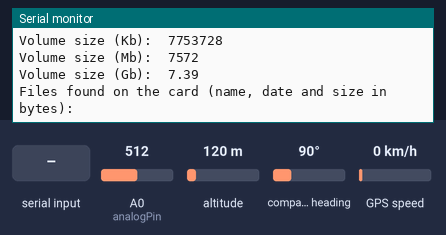
Simulated run of this sketch. Board: Arduino Uno, built with avr-gcc and run on an emulated ATmega328P. Shown: the last lines printed to the serial monitor. Inputs (shaded band) come from the test bench; at power-on: A0 (analogPin) = 512, altitude 120 m, compass heading 90°, GPS speed 0 km/h. The local clock reads 2024-03-15 10:24:30 at power-on unless the sketch sets it; storage starts empty; the GPS gets a fix after 3 s at 37.7749, -122.4194 with 8 satellites.

Above: at 1.5 s.
1.6 s: "2" received over Serial
At 2.0 s:
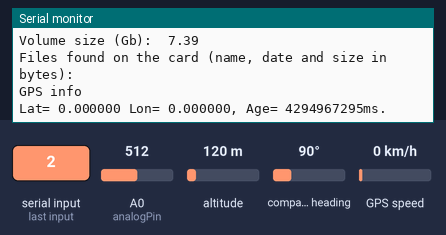
3.1 s: "3" received over Serial
At 3.2 s:
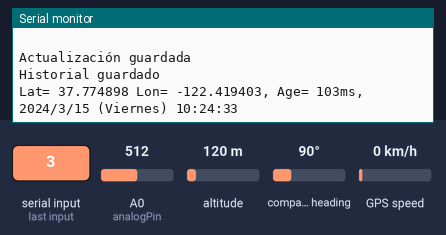
4.6 s: "4" received over Serial
At 4.7 s:
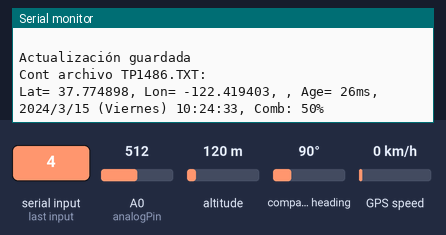
6.1 s: "5" received over Serial
At 6.2 s:
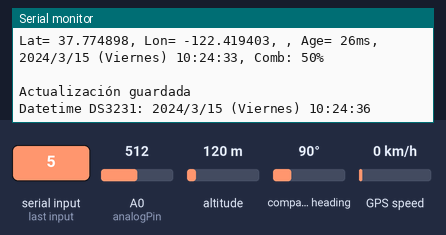
7.6 s: "0" received over Serial
At 7.7 s:
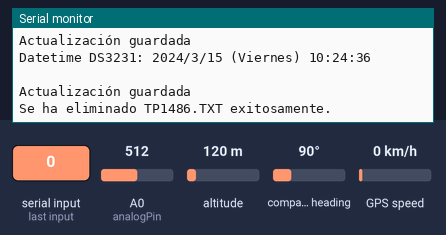

The sketch:

FINAL2.ino
```cpp
#include <SPI.h>
#include <SD.h>
#include <TinyGPS++.h>
#include <SoftwareSerial.h>
#include <Wire.h>
#include <RTClib.h>

RTC_DS3231 rtc; // variable para leer el reloj

char daysOfTheWeek[7][12] = {"Domingo", "Lunes", "Martes", "Miercoles", "Jueves", "Viernes", "Sábado"}; // arreglo de dias

static const int RXPin = 10, TXPin = 9;
static const uint32_t GPSBaud = 9600;
int incomingByte = 0; //this is for serial read

// The TinyGPS++ object
TinyGPSPlus gps;

// The serial connection to the GPS device
SoftwareSerial ss(RXPin, TXPin);

unsigned long previousMillis = 0; // variable para la lectura del gps cada X tiempo
const long interval = 500; // tiempo de intervalo de lecturas
char nombrearchivo[ ] = "TP1486.TXT"; // nombre del archivo a crear en la micro sd
const int analogPin = A0; // puerto del potenciometro
int value;      //variable que almacena la lectura analógica raw
int position;   //posicion del potenciometro en tanto por ciento

// set up variables using the SD utility library functions:
Sd2Card card;
SdVolume volume;
SdFile root;

File archivo; //variable para el archivo de la micro sd

// change this to match your SD shield or module;
// Arduino Ethernet shield: pin 4
const int chipSelect = 4;

void setup() {
  Serial.begin(9600);
  ss.begin(GPSBaud);

  if (! rtc.begin()) {
    Serial.println("Couldn't find RTC");
    while (1);
  }
  if (rtc.lostPower()) {
    Serial.println("RTC lost power, lets set the time!");
    // following line sets the RTC to the date & time this sketch was compiled
    rtc.adjust(DateTime(F(__DATE__), F(__TIME__)));
    // This line sets the RTC with an explicit date & time, for example to set
    // January 21, 2014 at 3am you would call:
    // rtc.adjust(DateTime(2014, 1, 21, 3, 0, 0));
  }
  SD.begin(4);
  // Open serial communications and wait for port to open:
  while (!Serial) {
    ; // wait for serial port to connect. Needed for native USB port only
  }
  Serial.print("\nInitializing SD card... ");
  // we'll use the initialization code from the utility libraries
  // since we're just testing if the card is working!
  if (!card.init(SPI_HALF_SPEED, chipSelect)) {
    Serial.println("initialization failed. Things to check:");
    Serial.println("* is a card inserted?");
    Serial.println("* is your wiring correct?");
    Serial.println("* did you change the chipSelect pin to match your shield or module?");
    while (1);
  } else {
    Serial.println("Wiring is correct and a card is present.");
  }
  cardinfo();
}

void loop() {
  unsigned long currentMillis = millis();  // esto guarda la información cada "interval" tiempo
  if (currentMillis - previousMillis >= interval) {
    previousMillis = currentMillis;
    guarda();
  }
  if (Serial.available() > 0) {
    // read the incoming byte:
    incomingByte = Serial.read();
    // say what you got:
    //    Serial.print("I received: ");
    //   Serial.println(incomingByte, DEC);
    if (incomingByte == 49) { // tecla 1 INFORMACIÓN DE LA TARJETA
      cardinfo();
    }
    if (incomingByte == 50) { // tecla 2 INFORMACIÓN DEL GPS
      getgps();
      //guarda();
    }
    if (incomingByte == 51) { // tecla 3 GUARDA HISTORIAL
      guardahistorial();
    }
    if (incomingByte == 52) { // tecla 4 ABRE ARCHIVO
      openfile();
    }
    if (incomingByte == 53)  { // tecla 5 FECHA Y HORA DEL DS3231
      datetime();
    }
    if (incomingByte == 48)  { // tecla 0 BORRA ARCHIVO
      borrararchivo();
    }
  }
}
//------------------------------------------------------------------------------------
void getgps() {
  Serial.println("\nGPS info");
  unsigned long age;
  gps.encode(ss.read());
  // This sketch displays information every time a new sentence is correctly encoded.
  //  while (ss.available() > 0) {
  //   if (gps.location.isUpdated()) {
  Serial.print("Lat= ");
  Serial.print(gps.location.lat(), 6);
  Serial.print(" Lon= ");
  Serial.print(gps.location.lng(), 6);
  Serial.print(", Age= ");
  Serial.print(gps.location.age());
  Serial.println("ms.");
  // }
  //}
}
//-----------------------------------------------------------------------------------------
void cardinfo() {
  Serial.println("\nCard info");
  // print the type of card
  Serial.println();
  Serial.print("Card type:         ");
  switch (card.type()) {
    case SD_CARD_TYPE_SD1:
      Serial.println("SD1");
      break;
    case SD_CARD_TYPE_SD2:
      Serial.println("SD2");
      break;
    case SD_CARD_TYPE_SDHC:
      Serial.println("SDHC");
      break;
    default:
      Serial.println("Unknown");
  }
  // Now we will try to open the 'volume'/'partition' - it should be FAT16 or FAT32
  if (!volume.init(card)) {
    Serial.println("Could not find FAT16/FAT32 partition.\nMake sure you've formatted the card");
    while (1);
  }
  Serial.print("Clusters:          ");
  Serial.println(volume.clusterCount());
  Serial.print("Blocks x Cluster:  ");
  Serial.println(volume.blocksPerCluster());

  Serial.print("Total Blocks:      ");
  Serial.println(volume.blocksPerCluster() * volume.clusterCount());
  Serial.println();

  // print the type and size of the first FAT-type volume
  uint32_t volumesize;
  Serial.print("Volume type is:    FAT");
  Serial.println(volume.fatType(), DEC);

  volumesize = volume.blocksPerCluster();    // clusters are collections of blocks
  volumesize *= volume.clusterCount();       // we'll have a lot of clusters
  volumesize /= 2;                           // SD card blocks are always 512 bytes (2 blocks are 1KB)
  Serial.print("Volume size (Kb):  ");
  Serial.println(volumesize);
  Serial.print("Volume size (Mb):  ");
  volumesize /= 1024;
  Serial.println(volumesize);
  Serial.print("Volume size (Gb):  ");
  Serial.println((float)volumesize / 1024.0);

  Serial.println("\nFiles found on the card (name, date and size in bytes): ");
  root.openRoot(volume);

  // list all files in the card with date and size
  root.ls(LS_R | LS_DATE | LS_SIZE);
}
//----------------------------------------------------------------------------------
void guarda() {
  SdFile::dateTimeCallback(datarchivo);
  archivo = SD.open(nombrearchivo, FILE_WRITE);
  unsigned long age;
  while (ss.available() > 0) {
    gps.encode(ss.read());
    if (gps.location.isUpdated()) {
      if (archivo)
      {
        archivo.print("Lat= ");
        archivo.print(gps.location.lat(), 6);
        archivo.print(", Lon= ");
        archivo.print(gps.location.lng(), 6);
        archivo.print(", ");
        archivo.print(", Age= ");
        archivo.print(gps.location.age());
        archivo.print("ms, ");
        DateTime now = rtc.now();

        archivo.print(now.year(), DEC);
        archivo.print('/');
        archivo.print(now.month(), DEC);
        archivo.print('/');
        archivo.print(now.day(), DEC);
        archivo.print(" (");
        archivo.print(daysOfTheWeek[now.dayOfTheWeek()]);
        archivo.print(") ");
        archivo.print(now.hour(), DEC);
        archivo.print(':');
        archivo.print(now.minute(), DEC);
        archivo.print(':');
        archivo.print(now.second(), DEC);
        archivo.print(", ");
        potenguar(); // guarda info del potenciometro
        Serial.println(" ");
        archivo.close();
        Serial.println("\nActualización guardada");
      }
    }
  }
}
//void guarda() {
//  SdFile::dateTimeCallback(datarchivo);
//  archivo = SD.open(nombrearchivo, FILE_WRITE);
//  unsigned long age;
//  gps.encode(ss.read());
//  if (archivo)
//  {
//    while (ss.available() > 0) {
//      gps.encode(ss.read());
//      if (gps.location.isUpdated()) {
//        archivo.print("Lat= ");
//        archivo.print(gps.location.lat(), 6);
//        archivo.print(", Lon= ");
//        archivo.print(gps.location.lng(), 6);
//        archivo.print(", ");
//        archivo.print(", Age= ");
//        archivo.print(gps.location.age());
//        archivo.print("ms, ");
//        DateTime now = rtc.now();
//
//        archivo.print(now.year(), DEC);
//        archivo.print('/');
//        archivo.print(now.month(), DEC);
//        archivo.print('/');
//        archivo.print(now.day(), DEC);
//        archivo.print(" (");
//        archivo.print(daysOfTheWeek[now.dayOfTheWeek()]);
//        archivo.print(") ");
//        archivo.print(now.hour(), DEC);
//        archivo.print(':');
//        archivo.print(now.minute(), DEC);
//        archivo.print(':');
//        archivo.print(now.second(), DEC);
//        archivo.print(", ");
//        potenguar(); // guarda info del potenciometro
//        Serial.println(" ");
//        archivo.close();
//        Serial.println("\nActualización guardada");
//      }
//    }
//  }
//}
//----------------------------------------------------------------------
void openfile() {
  Serial.print("\nCont archivo "); Serial.print(nombrearchivo); Serial.println(":");
  // re-open the file for reading:
  archivo = SD.open(nombrearchivo);
  if (archivo) {
    // read from the file until there's nothing else in it:
    while (archivo.available()) {
      Serial.write(archivo.read());
    }
    // close the file:
    archivo.close();
  } else {
    // if the file didn't open, print an error:
    Serial.print("El archivo "); Serial.print(nombrearchivo); Serial.println(" no se abrió");
  }
}
//---------------------------------------------------------------------
void datetime() {
  Serial.print("\nDatetime DS3231: ");
  DateTime now = rtc.now();

  Serial.print(now.year(), DEC);
  Serial.print('/');
  Serial.print(now.month(), DEC);
  Serial.print('/');
  Serial.print(now.day(), DEC);
  Serial.print(" (");
  Serial.print(daysOfTheWeek[now.dayOfTheWeek()]);
  Serial.print(") ");
  Serial.print(now.hour(), DEC);
  Serial.print(':');
  Serial.print(now.minute(), DEC);
  Serial.print(':');
  Serial.print(now.second(), DEC);
  Serial.println();
}
//------------------------------------------------------------------------------
void borrararchivo() {
  //Serial.println(nombrearchivo);
  if (SD.exists(nombrearchivo)) {
    SD.remove(nombrearchivo);
    Serial.print("\nSe ha eliminado "); Serial.print(nombrearchivo); Serial.println(" exitosamente.");
    //delay(150);
  }
}
//------------------------------------------------------------------------------
// call back for file timestamps
void datetimefile(uint16_t* date, uint16_t* time) {
  DateTime now = rtc.now();

  // return date using FAT_DATE macro to format fields
  *date = FAT_DATE(now.year(), now.month(), now.day());

  // return time using FAT_TIME macro to format fields
  *time = FAT_TIME(now.hour(), now.minute(), now.second());
}
//-----------------------------------------------------------------------------
void potenguar() {
  value = analogRead(analogPin);          // realizar la lectura analógica raw
  position = map(value, 0, 1023, 0, 100);  // convertir a porcentaje

  archivo.print("Comb: "); archivo.print(position); archivo.println("%");
}
//------------------------------------------------------------------------------
void potenread() {
  value = analogRead(analogPin);          // realizar la lectura analógica raw
  position = map(value, 0, 1023, 0, 100);  // convertir a porcentaje

  Serial.print("Comb: "); Serial.print(position); Serial.println("%");
}
//------------------------------------------------------------------------------
void datarchivo(uint16_t* date, uint16_t* time) {
  DateTime now = rtc.now();

  // return date using FAT_DATE macro to format fields
  *date = FAT_DATE(now.year(), now.month(), now.day());

  // return time using FAT_TIME macro to format fields
  *time = FAT_TIME(now.hour(), now.minute(), now.second());
}
//-------------------------------------------------------------------------
void guardahistorial() {
  SdFile::dateTimeCallback(datarchivo);
  archivo = SD.open(nombrearchivo, FILE_WRITE);
  unsigned long age;
  if (archivo)
  {
    //  This sketch displays information every time a new sentence is correctly encoded.
    //  while (ss.available() > 0) {
    Serial.println("\nHistorial guardado");
    //  if (gps2.location.isUpdated()) {
    DateTime now = rtc.now();

    Serial.print("Lat= ");
    Serial.print(gps.location.lat(), 6);
    Serial.print(" Lon= ");
    Serial.print(gps.location.lng(), 6);
    Serial.print(", Age= ");
    Serial.print(gps.location.age());
    Serial.print("ms, ");

    Serial.print(now.year(), DEC);
    Serial.print('/');
    Serial.print(now.month(), DEC);
    Serial.print('/');
    Serial.print(now.day(), DEC);
    Serial.print(" (");
    Serial.print(daysOfTheWeek[now.dayOfTheWeek()]);
    Serial.print(") ");
    Serial.print(now.hour(), DEC);
    Serial.print(':');
    Serial.print(now.minute(), DEC);
    Serial.print(':');
    Serial.print(now.second(), DEC);
    Serial.print(", ");
    potenread();

    archivo.print("Lat= ");
    archivo.print(gps.location.lat(), 6);
    archivo.print(" Lon= ");
    archivo.print(gps.location.lng(), 6);
    archivo.print(", Age= ");
    archivo.print(gps.location.age());
    archivo.print("ms, ");

    archivo.print(now.year(), DEC);
    archivo.print('/');
    archivo.print(now.month(), DEC);
    archivo.print('/');
    archivo.print(now.day(), DEC);
    archivo.print(" (");
    archivo.print(daysOfTheWeek[now.dayOfTheWeek()]);
    archivo.print(") ");
    archivo.print(now.hour(), DEC);
    archivo.print(':');
    archivo.print(now.minute(), DEC);
    archivo.print(':');
    archivo.print(now.second(), DEC);
    archivo.print(", ");
    potenguar(); // guarda info del potenciometro
    Serial.println(" ");

    archivo.close();
  }
  else
  {
    Serial.print("El archivo "); Serial.print(nombrearchivo); Serial.println(" no se abrió");
  }
}
```

Measured:
- after the input at 1.6 s, the serial monitor: prints a new line at once (image 1)
- after the input at 3.1 s, the serial monitor: prints a new line at once (image 2)
- after the input at 4.6 s, the serial monitor: prints a new line at once (image 3)
- after the input at 6.1 s, the serial monitor: prints a new line at once (image 4)
- after the input at 7.6 s, the serial monitor: prints a new line at once (image 5)
